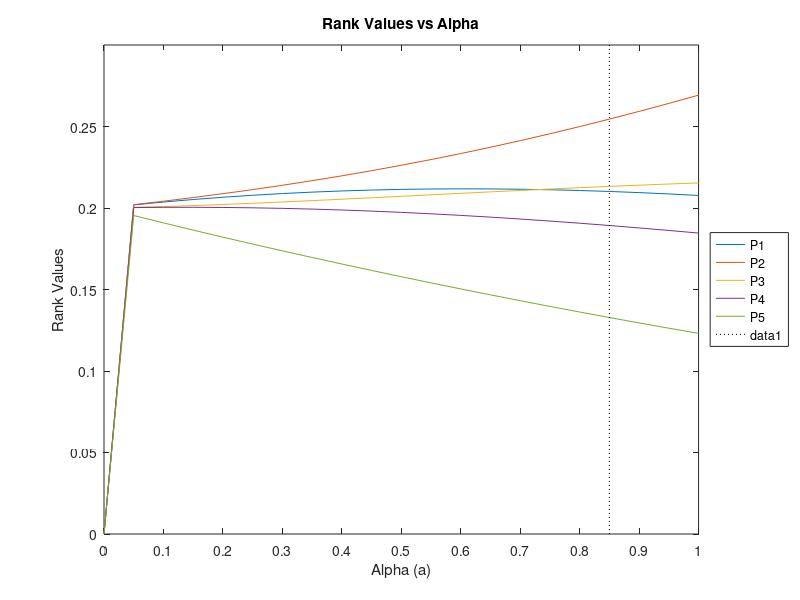

Source code (MATLAB):
%Google_alpha.m
%Rank Values vs Alpha
%Written by Kenny Nakazawa
%Based off directed graph in [Govan et al. 2008]


a = 0:0.05:1;
PageRank = zeros(length(a),5)';

for j = 1:length(a)
    
N=5;

H = [0 0 1/3 1/3 1/3;0 0 0 0 0; 0 1 0 0 0;1/2 0 1/2 0 0; 1/2 0 0 1/2 0];

%Initial ranking, equal importance to all
z0=zeros(N,1)';
for i=1:N
    z0(i)=1/N;
end
z0;

%Make H stochastic, all entries in a row are non-negative
%and add to 1. Fix dangling nodes, rows of H that are all 0.
S=H;
for i=1:length(S)
    if S(i,:) == zeros(length(S),1)'
        S(i,:) = ones(length(S),1)'*1./length(S);
    end
end

S;

%Make S irreducible and create google matrix G
v = [1/5 1/5 1/5 1/5 1/5]; %Personalization vector
e = ones(length(v),1);
E = e*v;


G = a(j)*S + (1-a(j))*E; %make G stochastic and irreducible

%Use Perron-Frobenius Theorem to solve lim (k-->inf) z0*G^k
%(G')^k*z0 = dominant eigenvalue^k * c(1) * corresponding eigenvector 
%Recall z0 = v*c (z0 = c(1)v1 + c(2)v2+...+c(n)vn
%By PFT, the dominant eigenvector is 1.
%so (G')^k*z0 = c(1) * v1
[v l] = eig(G');
c = v\z0';
pi = c(1)*v(:,1);


a(j);
PageRankValues = abs(pi);
PageRank(:,j)=PageRankValues';

end

a
PageRank

figure
plot(a,PageRank(1,:),a,PageRank(2,:),a, PageRank(3,:), a, PageRank(4,:), a, PageRank(5,:))
title('Rank Values vs Alpha')
xlabel('Alpha (a)')
ylabel('Rank Values')
legend('P1', 'P2', 'P3', 'P4', 'P5')
legend('Location','eastoutside') 
line([a(18) a(18)],[0 0.3], 'Color','k', 'LineStyle',':');
set(gca,'YLim',[0 0.3], 'XTick',0:0.1:1)

